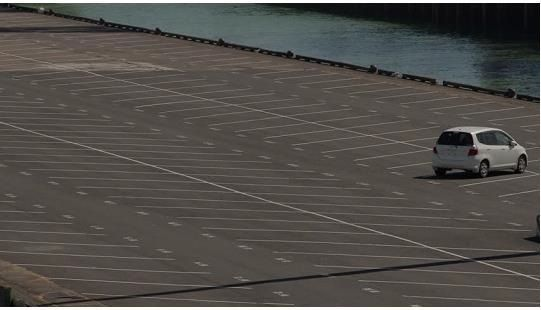
#> input picture Laporan 4/parkir.jpg, 541 x 310 px
$ jupyter execute 'Praktikum 6 - Deteksi Tepi.ipynb'
#> lines starting #> are read from the running program, lines starting #| are printed output that depends on the picture; after the words box and inside, x2 and y2 are one past the last pixel; in counts of white or black regions, pixels touching at a corner belong together
[cell 1]
import cv2
import numpy as np
import matplotlib.pyplot as plt

## Membaca Gambar

[cell 2]
image = cv2.imread("parkir.jpg")
#> image is the input picture: shape (310, 541, 3); mean B, G, R 74.8, 78.7, 81.7

## Menampilkan Gambar

[cell 3]
cv2.imshow("Gambar Parkir", image)
cv2.waitKey(0)
cv2.destroyAllWindows()

#202331015_Haidar Rafi Purnomo

## Mendeteksi Tepi Gambar

[cell 4]
gray = cv2.cvtColor(image, cv2.COLOR_BGR2GRAY)
edges = cv2.Canny(gray,75,150)
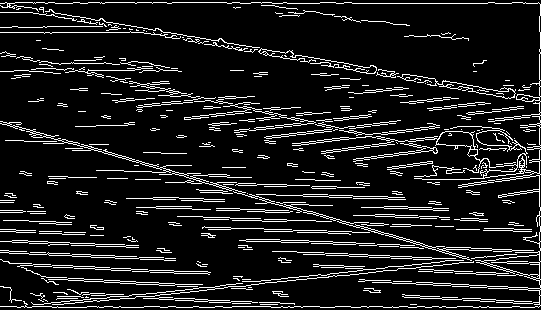
#> edges: shape (310, 541); 11.3% white in thin lines or dots

[cell 5]
cv2.imshow("Gambar Parkir", gray)
cv2.waitKey(0)
cv2.destroyAllWindows()

[cell 6]
fig, axs = plt.subplots(1,3, figsize=(10,10))
axs = axs.ravel()

axs[0].imshow(image, cmap="gray")
axs[0].set_title("Parkir RGB")

axs[1].imshow(gray, cmap = "gray")
axs[1].set_title("Parkir Grayscale")

axs[2].imshow(edges, cmap="gray")
axs[2].set_title("Parkir Canny")

plt.show()
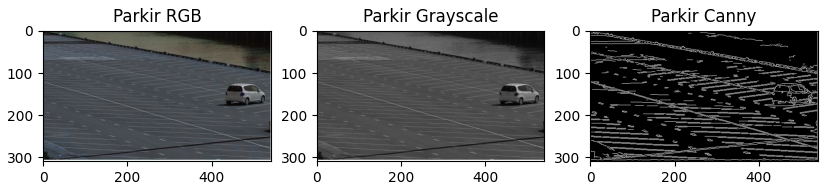
#> figure drawn by matplotlib, 3 panels; B, G, R data is drawn as R, G, B

#202331015_Haidar Rafi Purnomo

## Deteksi Garis Lurus

[cell 7]
lines = cv2.HoughLinesP(edges, 1, np.pi/180,30, maxLineGap= 250)
#> lines = 135 rows, first 6: [4, 3, 539, 97], [0, 123, 539, 277], [0, 306, 539, 306], [2, 7, 539, 102], [0, 202, 539, 221], [17, 307, 538, 307]
img_line = image.copy()

[cell 8]
for line in lines:
    x1, y1, x2, y2 = line[0]
    cv2.line(img_line, (x1,y1), (x2,y2), (100,8,255),1)
#> this loop made 135 passes
#> (x1, y1, x2, y2) on passes 1 to 12: (4, 3, 539, 97), (0, 123, 539, 277), (0, 306, 539, 306), (2, 7, 539, 102), (0, 202, 539, 221), (17, 307, 538, 307), (3, 261, 540, 289), (12, 242, 540, 261), (0, 5, 539, 100), (2, 52, 539, 176), (0, 3, 539, 3), (0, 231, 540, 250)
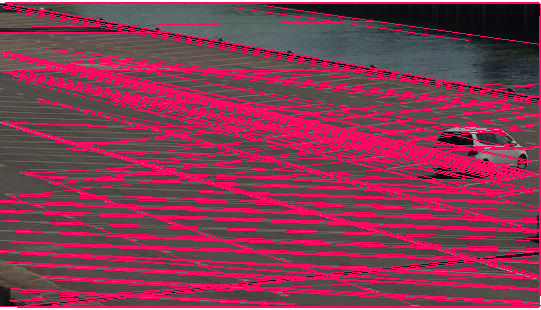
#> img_line: shape (310, 541, 3); mean B, G, R 82, 56.5, 133.3

[cell 9]
fig, axs = plt.subplots(1,2, figsize=(10,10))
axs = axs.ravel()

axs[0].imshow(edges, cmap="gray")
axs[0].set_title("Deteksi Tepi")

axs[1].imshow(img_line, cmap="gray")
axs[1].set_title("Deteksi Garis Lurus")

plt.show()
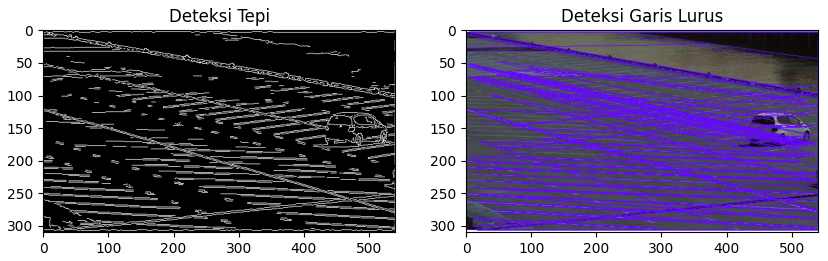
#> figure drawn by matplotlib, 2 panels; B, G, R data is drawn as R, G, B

#202331015_Haidar Rafi Purnomo

## Geometrik

[cell 10]
image = cv2.imread('plat.jpg')
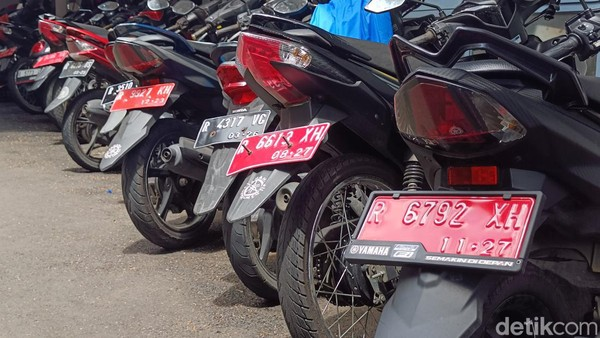
#> input picture Laporan 4/plat.jpg, 600 x 338 px
#> image is the input picture: shape (338, 600, 3); mean B, G, R 89.4, 83.7, 96.9
gray_image = cv2.cvtColor(image, cv2.COLOR_BGR2GRAY)
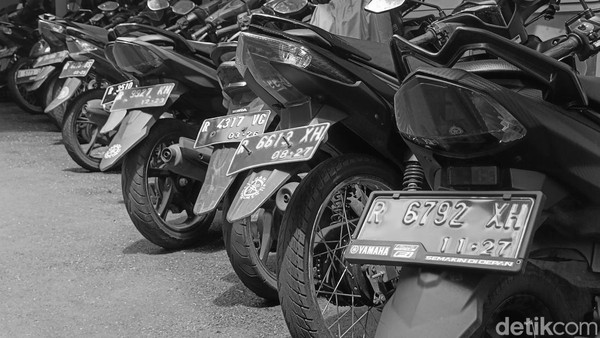
#> gray_image: shape (338, 600); min 0, max 255, mean 88.3

#202331015_Haidar Rafi Purnomo

[cell 11]
blurred_image = cv2.GaussianBlur(gray_image, (5, 5), 0)
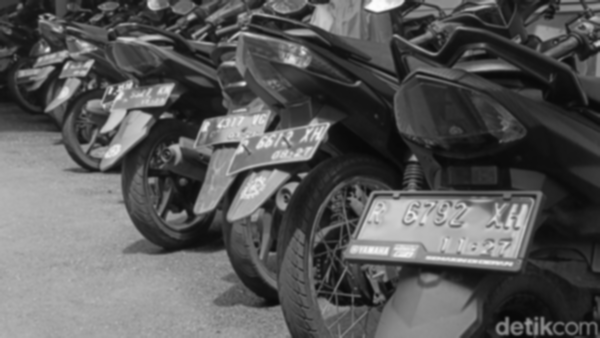
#> blurred_image: shape (338, 600); min 8, max 252, mean 88.3
# Menggunakan Canny Edge Detection untuk mendeteksi tepi
edges = cv2.Canny(blurred_image, 100, 200)
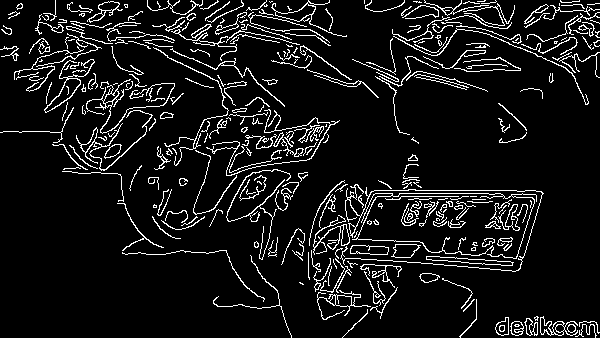
#> edges: shape (338, 600); 8.8% white in thin lines or dots

contours, _ = cv2.findContours(edges, cv2.RETR_EXTERNAL, cv2.CHAIN_APPROX_SIMPLE)
#> contours = 265 contours, 197 with area under 20; largest, box (x1, y1, x2, y2) and area: (352, 193, 537, 259) 8768, (44, 59, 95, 113) 452, (271, 0, 347, 37) 344, (426, 256, 514, 266) 320, (350, 245, 389, 255) 290

for contour in contours:
    area = cv2.contourArea(contour)
    if area > 1000:
        x, y, w, h = cv2.boundingRect(contour)
        aspect_ratio = w / h
                                                                                    #202331015_Haidar  Rafi Purnomo
        if 2 < aspect_ratio < 5:
            plate = image[y:y+h, x:x+w]

            # Menambahkan Transformasi Perspektif untuk meluruskan plat nomor
            # Koordinat titik plat nomor pada gambar
            pts1 = np.float32([[x, y], [x + w, y], [x + w, y + h], [x, y + h]])
            # Koordinat titik tujuan (setiap plat nomor dianggap persegi panjang)
            pts2 = np.float32([[0, 0], [w, 0], [w, h], [0, h]])

            # Matriks transformasi perspektif
            matrix = cv2.getPerspectiveTransform(pts1, pts2)
            result = cv2.warpPerspective(image, matrix, (w, h))

            plt.imshow(cv2.cvtColor(result, cv2.COLOR_BGR2RGB))
            plt.title('Plat Pilihan')
            plt.show()
            break
#> this loop made 50 passes
#> (area, x, y, w, h, aspect_ratio, pts1, pts2) on pass 50: (8768, 352, 193, 185, 66, 2.8, [[352, 193], [537, 193], [537, 259], [352, 259]], [[0, 0], [185, 0], [185, 66], [0, 66]])
#> area on passes 2, 4, 5, 6, 7, 12: 52, 145, 117, 166, 273, 230.5
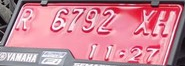
#> result: shape (66, 185, 3); mean B, G, R 149.4, 133.5, 201.4
